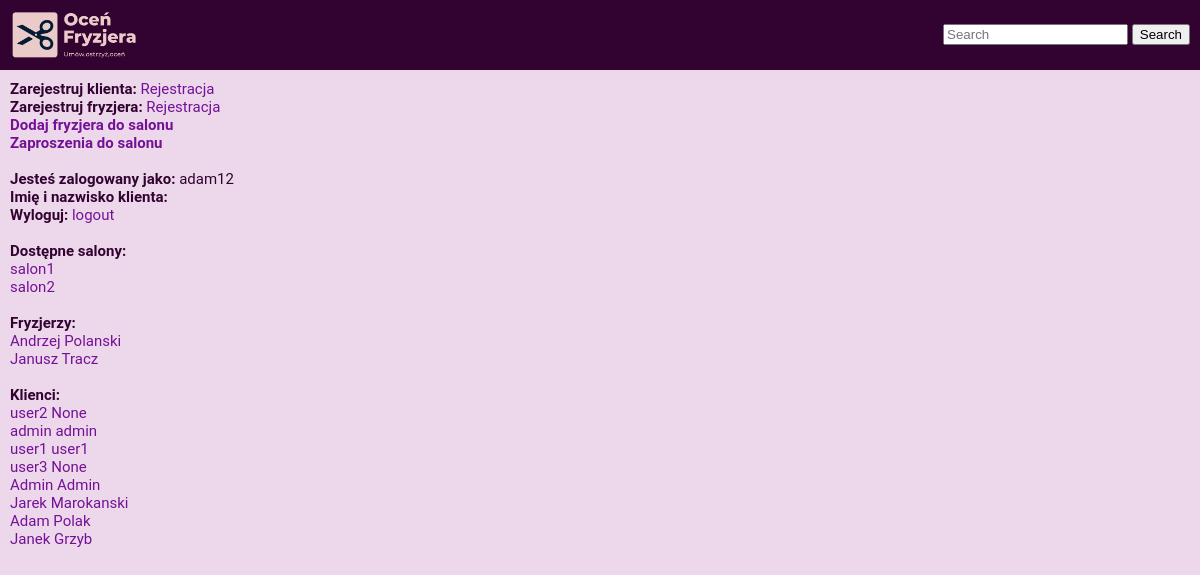
Page / (signed in) on the earlier database version.
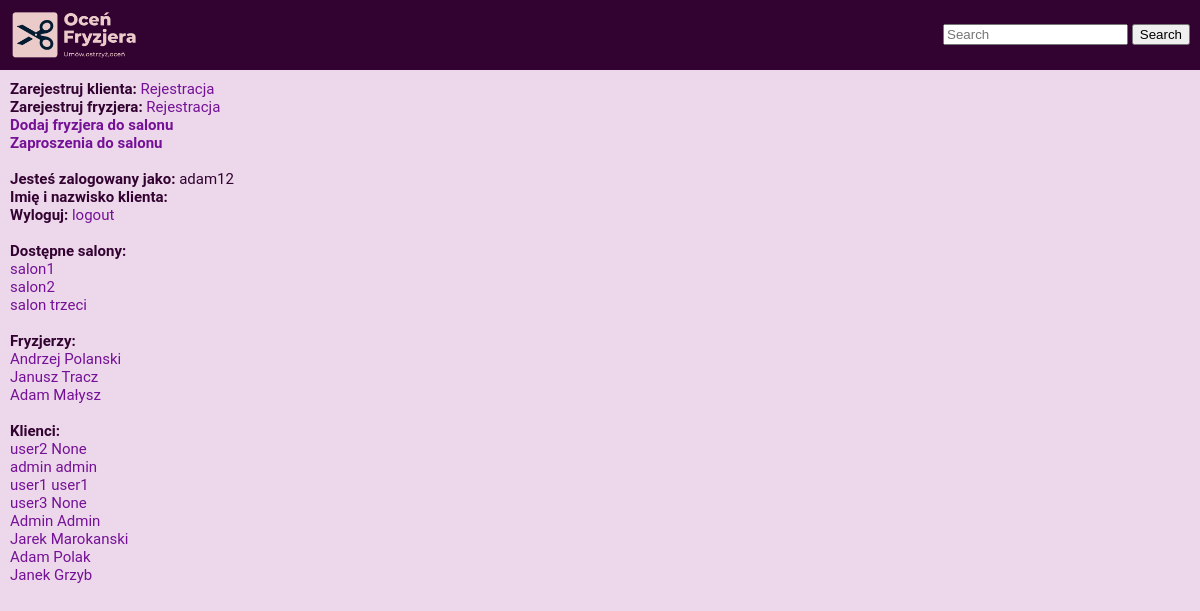
Same page on the later database version.
### main/models.py (models this page shows, shortened)
class Salon(models.Model):
    wlasciciel = models.ForeignKey(Fryzjer, on_delete=models.CASCADE, related_name='wlasciciel', null=True)
    fryzjer = models.ManyToManyField(Fryzjer, related_name='fryzjer')
    nazwa = models.CharField(max_length=50, default='NoName')
    NIP = models.CharField(max_length=25)
    regon = models.CharField(max_length=25)
    ulica = models.CharField(max_length=50, blank=True, null=True)
    nr_lokalu = models.IntegerField(default=0, blank=True, null=True)
    miasto = models.CharField(max_length=50)
    kod_pocztowy = models.CharField(max_length=20)
    nr_tel = models.CharField(max_length=20, default='no number')
    godzina_otwarcia = models.CharField(max_length=10, default='Brak')
    godzina_zamkniecia = models.CharField(max_length=10, default='Brak')

class Fryzjer(models.Model):
    salon_to_add = models.ManyToManyField(SalonRelationship)
    user = models.ForeignKey(User, on_delete=models.CASCADE)
    imie = models.CharField(max_length=50, null=True)
    nazwisko = models.CharField(max_length=50, null=True)
    srednia_ocena = models.FloatField(blank=True, null=True)
    ulica = models.CharField(max_length=50, blank=True, null=True)
    nr_domu = models.IntegerField(default=0, blank=True, null=True)
    miasto = models.CharField(max_length=50, null=True)
    kod_pocztowy = models.CharField(max_length=20, null=True)
    nr_tel = models.CharField(max_length=20, default='no number')
    avatar = models.ImageField(upload_to='main/static/ocen_fryzjera/avatars/fryzjers/', null=True, blank=True)
    invites = models.ManyToManyField('self', related_name='invites')
    invite_sent = models.ManyToManyField('self', blank=True, related_name='invites_sent', symmetrical=False)
    invite_received = models.ManyToManyField('self', blank=True, related_name='invites_received', symmetrical=False)

class Klient(models.Model):
    imie = models.CharField(max_length=50, null=True)
    nazwisko = models.CharField(max_length=50, null=True)
    user = models.ForeignKey(User, on_delete=models.CASCADE, related_name='klient')
    staly_klient = models.BooleanField(default=False, null=True)
    nr_telefonu = models.CharField(max_length=20, null=True, blank=True)
    ulica = models.CharField(max_length=50, blank=True, null=True)
    nr_domu = models.IntegerField(default=0, blank=True, null=True)
    miasto = models.CharField(max_length=50, null=True)
    kod_pocztowy = models.CharField(max_length=20, null=True)
    avatar = models.ImageField(upload_to='main/static/ocen_fryzjera/avatars/klients/', null=True, blank=True)

### main/views.py (the view)
# urls.py: path('', views.home, name='home'),
@login_required
def home(request):
    salony = Salon.objects.all()
    fryzjerzy = Fryzjer.objects.all()
    klienci = Klient.objects.all()
    user_klient = Klient.objects.all().filter(user=request.user).first()
    context = {
        'user_klient': user_klient,
        'salony': salony,
        'fryzjerzy': fryzjerzy,
        'klienci': klienci,
    }
    return render(request, 'main/home.html', context)

### main/templates/main/home.html
{% extends 'main/base.html' %}
{% block content %}
<div><span class="heading">Zarejestruj klienta:</span> <a href="{% url 'register' %}">Rejestracja</a></div>
<div><span class="heading">Zarejestruj fryzjera:</span> <a href="{% url 'barber_register' %}">Rejestracja</a></div>
<div><span class="heading"><a href="{% url 'dodaj_fryzjera' %}">Dodaj fryzjera do salonu</a></span></div>
<div><span class="heading"><a href="{% url 'zaproszenia_do_salonu' %}">Zaproszenia do salonu</a></span></div>
<br>
{% if user.is_authenticated %}
<div><span class="heading">Jesteś zalogowany jako:</span> {{request.user.username}}</div>
<div><span class="heading">Imię i nazwisko klienta:</span> {{user_klient.imie}} {{user_klient.nazwisko}}</div>
<div><span class="heading">Wyloguj:</span> <a href ="{% url 'logout' %}">logout</a></div>
{% else %}
<div><span class="heading">Zaloguj:</span> <a href="{% url 'login' %}">login</a></div>
{% endif %}
<br>
<div><span class="heading">Dostępne salony:</span></div>
{% for salon in salony %}
<div><a href="{% url 'pokaz_salon' salon.id %}">{{salon.nazwa}}</a></div>
{% endfor %}
<br>
<div><span class="heading">Fryzjerzy:</span></div>
{% for fryzjer in fryzjerzy %}
<div><a href="{% url 'pokaz_fryzjera' fryzjer.id %}">{{fryzjer.imie}} {{fryzjer.nazwisko}}</a></div>
{% endfor %}
<br>
<div><span class="heading">Klienci:</span></div>
{% for klient in klienci %}
<div><a href="{% url 'pokaz_klienta' klient.id %}">{{klient.imie}} {{klient.nazwisko}}</a></div>
{% endfor %}
{% endblock %}

Differences in the rows shown:
added Salon: nazwa "salon trzeci"
added Fryzjer: imie "Adam", nazwisko "Małysz"
